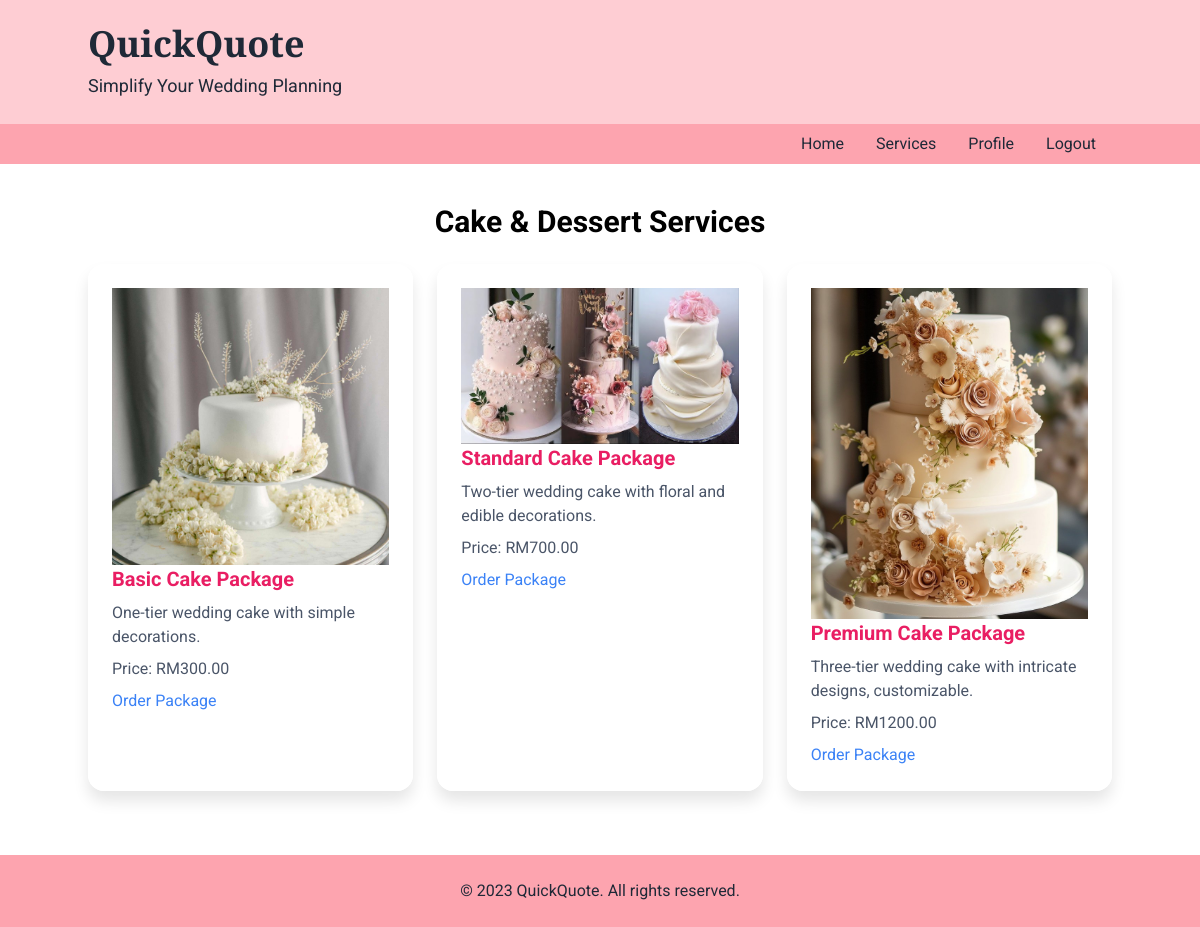
The page /QuickQoute/cake&dessert.php on the database its author committed.
### tables this page shows
CREATE TABLE `packages` (
  `package_id` int(11) NOT NULL,
  `service_id` int(11) DEFAULT NULL,
  `package_name` varchar(100) NOT NULL,
  `description` text DEFAULT NULL,
  `price` decimal(10,2) NOT NULL,
  `image_url` varchar(255) DEFAULT NULL,
  `created_at` timestamp NOT NULL DEFAULT current_timestamp()
);

### QuickQoute/cake&dessert.php (the view, shortened to what this page needs)
<html>
<head>
    <script src="https://cdn.tailwindcss.com"></script>
    <link href="https://cdnjs.cloudflare.com/ajax/libs/font-awesome/5.15.3/css/all.min.css" rel="stylesheet"/>
</head>
<body>
    <header class="bg-rose-200 text-gray-800 py-6">
        <div class="container mx-auto text-left">
            <h1 class="text-4xl font-bold" style="font-family: 'Playfair Display', serif;">QuickQuote</h1>
            <p class="text-lg mt-2">Simplify Your Wedding Planning</p>
        </div>
    </header>
    <nav class="bg-rose-300">
   <div class="container mx-auto flex justify-end">
    <a class="text-gray-800 px-4 py-2 hover:bg-rose-400" href="dashboard.php">
     Home
    </a>
    <a class="text-gray-800 px-4 py-2 hover:bg-rose-400" href="service.php">
     Services
    </a>
    <a class="text-gray-800 px-4 py-2 hover:bg-rose-400" href="customerprofile.php">
     Profile
    </a>
    <a class="text-gray-800 px-4 py-2 hover:bg-rose-400" href="index.php">
     Logout
    </a>
   </div>
  </nav>
    <main class="container mx-auto py-10">
        <h2 class="text-3xl font-bold mb-6 text-center">Cake & Dessert Services</h2>
        <div class="grid grid-cols-1 md:grid-cols-2 lg:grid-cols-3 gap-6">
            <?php
            include 'db.php';
            $cake_dessert_service_id = 8;
            $query = "SELECT * FROM packages WHERE service_id = ?";
            $stmt = $conn->prepare($query);
            $stmt->bind_param("i", $cake_dessert_service_id);
            $stmt->execute();
            $result = $stmt->get_result();
            while ($package = $result->fetch_assoc()) {
                echo '<div class="service-card fade-in">';
                if (!empty($package['image_url'])) {
                    echo '<img src="' . htmlspecialchars($package['image_url']) . '" alt="Image of ' . htmlspecialchars($package['package_name']) . '">';
                }
                echo '<h3 class="text-xl font-bold mb-2">' . htmlspecialchars($package['package_name']) . '</h3>';
                echo '<p class="text-gray-700 mb-2">' . htmlspecialchars($package['description']) . '</p>';
                echo '<p class="text-gray-700 mb-2">Price: RM' . htmlspecialchars($package['price']) . '</p>';
                echo '<a class="text-blue-600 hover:underline" href="orderdetails.php?package_id=' . htmlspecialchars($package['package_id']) . '">Order Package</a>';
                echo '</div>';
            }
            ?>
        </div>
    </main>
    <footer class="bg-rose-300 text-gray-800 py-6 mt-auto">
        <div class="container mx-auto text-center">
            <p>© 2023 QuickQuote. All rights reserved.</p>
        </div>
    </footer>
</body>
</html>

### QuickQoute/cake&dessert.php (style rules this page uses)
body { font-family: 'Roboto', sans-serif; display: flex; flex-direction: column; min-height: 100vh; background-image: url('https://storage.googleapis.com/a1aa/image/wedding-background.jpg'); background-size: cover; background-attachment: fixed; }
.fade-in { animation: fadeIn 1s ease-in-out; }
.service-card { background: rgba(255, 255, 255, 0.9); padding: 1.5rem; border-radius: 1rem; box-shadow: 0 10px 15px rgba(0, 0, 0, 0.1); margin-bottom: 1.5rem; transition: transform 0.3s ease, box-shadow 0.3s ease; }
.service-card h3 { color: #e91e63; }
.service-card p { color: #4A5568; }
.service-card a { color: #3b82f6; }

### rows shown on the page
packages: image_url (picture), package_name "Basic Cake Package", description "One-tier wedding cake with simple decorations.", price "300.00"
packages: image_url (picture), package_name "Standard Cake Package", description "Two-tier wedding cake with floral and edible decorations.", price "700.00"
packages: image_url (picture), package_name "Premium Cake Package", description "Three-tier wedding cake with intricate designs, customizable.", price "1200.00"
